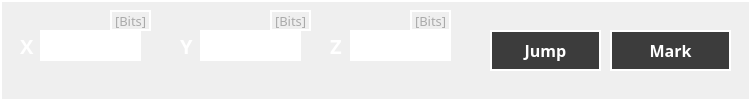
     <widget class="QFrame" name="frame_36">
      <property name="geometry">
       <rect>
        <x>30</x>
        <y>440</y>
        <width>751</width>
        <height>101</height>
       </rect>
      </property>
      <property name="styleSheet">
       <string notr="true">border: 2px solid rgb(255, 255, 255);</string>
      </property>
      <property name="frameShape">
       <enum>QFrame::StyledPanel</enum>
      </property>
      <property name="frameShadow">
       <enum>QFrame::Raised</enum>
      </property>
      <widget class="QLabel" name="label_95">
       <property name="geometry">
        <rect>
         <x>20</x>
         <y>30</y>
         <width>21</width>
         <height>31</height>
        </rect>
       </property>
       <property name="font">
        <font>
         <family>Montserrat</family>
         <pointsize>15</pointsize>
         <weight>75</weight>
         <bold>true</bold>
        </font>
       </property>
       <property name="styleSheet">
        <string notr="true">border:0px;
color: rgb(255, 255, 255);
</string>
       </property>
       <property name="text">
        <string>X</string>
       </property>
      </widget>
      <widget class="QLineEdit" name="scan_x">
       <property name="geometry">
        <rect>
         <x>40</x>
         <y>30</y>
         <width>101</width>
         <height>31</height>
        </rect>
       </property>
       <property name="styleSheet">
        <string notr="true">color: rgb(255, 255, 255);
border:2px solid rgb(255, 255, 255);</string>
       </property>
      </widget>
      <widget class="QLabel" name="label_96">
       <property name="geometry">
        <rect>
         <x>180</x>
         <y>30</y>
         <width>21</width>
         <height>31</height>
        </rect>
       </property>
       <property name="font">
        <font>
         <family>Montserrat</family>
         <pointsize>15</pointsize>
         <weight>75</weight>
         <bold>true</bold>
        </font>
       </property>
       <property name="styleSheet">
        <string notr="true">border:0px;
color: rgb(255, 255, 255);
</string>
       </property>
       <property name="text">
        <string>Y</string>
       </property>
      </widget>
      <widget class="QLineEdit" name="scan_y">
       <property name="geometry">
        <rect>
         <x>200</x>
         <y>30</y>
         <width>101</width>
         <height>31</height>
        </rect>
       </property>
       <property name="styleSheet">
        <string notr="true">color: rgb(255, 255, 255);
border:2px solid rgb(255, 255, 255);</string>
       </property>
      </widget>
      <widget class="QLabel" name="label_97">
       <property name="geometry">
        <rect>
         <x>330</x>
         <y>30</y>
         <width>21</width>
         <height>31</height>
        </rect>
       </property>
       <property name="font">
        <font>
         <family>Montserrat</family>
         <pointsize>15</pointsize>
         <weight>75</weight>
         <bold>true</bold>
        </font>
       </property>
       <property name="styleSheet">
        <string notr="true">border:0px;
color: rgb(255, 255, 255);
</string>
       </property>
       <property name="text">
        <string>Z</string>
       </property>
      </widget>
      <widget class="QLineEdit" name="scan_z">
       <property name="geometry">
        <rect>
         <x>350</x>
         <y>30</y>
         <width>101</width>
         <height>31</height>
        </rect>
       </property>
       <property name="styleSheet">
        <string notr="true">color: rgb(255, 255, 255);
border:2px solid rgb(255, 255, 255);</string>
       </property>
      </widget>
      <widget class="QPushButton" name="jump_xyz">
       <property name="geometry">
        <rect>
         <x>490</x>
         <y>30</y>
         <width>111</width>
         <height>41</height>
        </rect>
       </property>
       <property name="font">
        <font>
         <family>Montserrat</family>
         <pointsize>12</pointsize>
         <weight>75</weight>
         <bold>true</bold>
        </font>
       </property>
       <property name="styleSheet">
        <string notr="true">color: rgb(255, 255, 255);
border: 2px solid rgb(255, 255, 255);
background-color: rgb(60, 60, 60);</string>
       </property>
       <property name="text">
        <string>Jump</string>
       </property>
      </widget>
      <widget class="QPushButton" name="mark_xyz">
       <property name="geometry">
        <rect>
         <x>610</x>
         <y>30</y>
         <width>121</width>
         <height>41</height>
        </rect>
       </property>
       <property name="font">
        <font>
         <family>Montserrat</family>
         <pointsize>12</pointsize>
         <weight>75</weight>
         <bold>true</bold>
        </font>
       </property>
       <property name="styleSheet">
        <string notr="true">color: rgb(255, 255, 255);
border: 2px solid rgb(255, 255, 255);
background-color: rgb(60, 60, 60);</string>
       </property>
       <property name="text">
        <string>Mark</string>
       </property>
      </widget>
      <widget class="QLabel" name="label_100">
       <property name="geometry">
        <rect>
         <x>110</x>
         <y>10</y>
         <width>41</width>
         <height>21</height>
        </rect>
       </property>
       <property name="font">
        <font>
         <family>Montserrat</family>
         <pointsize>10</pointsize>
         <weight>50</weight>
         <italic>false</italic>
         <bold>false</bold>
         <kerning>false</kerning>
        </font>
       </property>
       <property name="styleSheet">
        <string notr="true">BORDER:0PX;
color: rgb(170, 170, 170);</string>
       </property>
       <property name="text">
        <string>[Bits]</string>
       </property>
      </widget>
      <widget class="QLabel" name="label_101">
       <property name="geometry">
        <rect>
         <x>270</x>
         <y>10</y>
         <width>41</width>
         <height>21</height>
        </rect>
       </property>
       <property name="font">
        <font>
         <family>Montserrat</family>
         <pointsize>10</pointsize>
         <weight>50</weight>
         <italic>false</italic>
         <bold>false</bold>
         <kerning>false</kerning>
        </font>
       </property>
       <property name="styleSheet">
        <string notr="true">BORDER:0PX;
color: rgb(170, 170, 170);</string>
       </property>
       <property name="text">
        <string>[Bits]</string>
       </property>
      </widget>
      <widget class="QLabel" name="label_102">
       <property name="geometry">
        <rect>
         <x>410</x>
         <y>10</y>
         <width>41</width>
         <height>21</height>
        </rect>
       </property>
       <property name="font">
        <font>
         <family>Montserrat</family>
         <pointsize>10</pointsize>
         <weight>50</weight>
         <italic>false</italic>
         <bold>false</bold>
         <kerning>false</kerning>
        </font>
       </property>
       <property name="styleSheet">
        <string notr="true">BORDER:0PX;
color: rgb(170, 170, 170);</string>
       </property>
       <property name="text">
        <string>[Bits]</string>
       </property>
      </widget>
     </widget>
